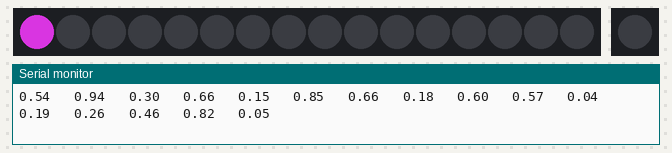
The program below on a simulated Arduino Uno, built with avr-gcc and run on an emulated ATmega328P. Shown: 16 RGB LEDs in strip order, left to right, 1 RGB LEDs in strip order, left to right, the last lines printed to the serial monitor. Dim RGB values are drawn brighter than linear; random numbers use the default seed unless the program sets one; EEPROM starts erased.

Above: at 0.15 s.
At 4.36 s:
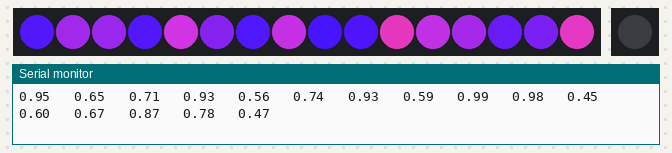
At 8.56 s:
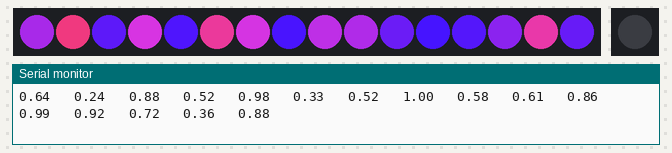
At 14.87 s:
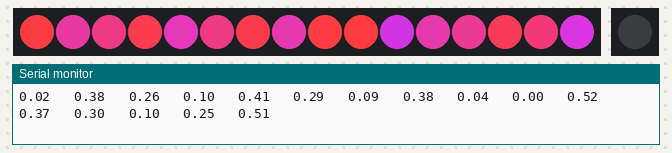
At 21.48 s:
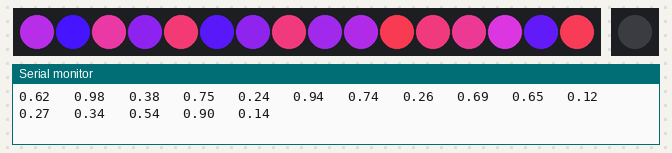
At 39.79 s:
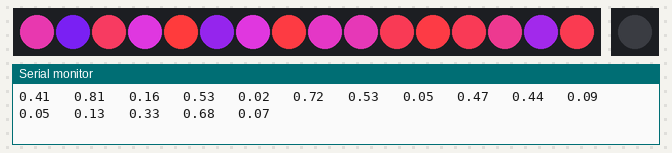

The program:

main.cpp
```cpp
#include <EEPROM.h>
#include <FastLED.h>

#define CORRECTION TypicalLEDStrip
#define LED_PIN 12
#define BACKLED_PIN 8
#define NUM_LEDS 16
#define NUM_BACKLEDS 1
#define BRIGHTNESS 255
#define LED_TYPE WS2811
#define COLOR_ORDER GRB

CRGB leds[NUM_LEDS];
CRGB backled[1];

// CRGB backledcolor = 0x601040;
CRGB backledcolor = 0x000000;
CRGB color = 0x601040;
CRGB starpurple = CRGB(70, 20, 255);
CRGB starpink = CRGB(255, 60, 60);
CRGB starwhite = CRGB(255, 255, 255);

CHSV hsvcolor = CHSV(0, 255, 255);

uint8_t memory = 0;
int address = 0;

int fadeindex = 0;
bool direction = 1;

int offsets[NUM_LEDS];
bool directions[NUM_LEDS];
int fadeindices[NUM_LEDS];

void setup()
{
  Serial.begin(115200);
  for (int j = 0; j < NUM_LEDS; j++)
  {
    directions[j] = 1;
    offsets[j] = random8();
    Serial.println(offsets[j]);
    fadeindices[j] = random8();
  }

  // Change a setting every time it is turned on.
  memory = EEPROM.read(address);
  memory++;
  if (memory == 2)
  {
    memory = 0;
  }
  EEPROM.write(address, memory);
  if (memory == 0)
  {
    color = 0xFF0000;
  }
  if (memory == 1)
  {
    color = 0x0000FF;
  }

  // Set up LEDs
  FastLED.addLeds<LED_TYPE, LED_PIN, COLOR_ORDER>(leds, NUM_LEDS)
      .setCorrection(CORRECTION);
  FastLED.setBrightness(BRIGHTNESS);
  FastLED.clear();
  FastLED.show();

  FastLED.addLeds<LED_TYPE, BACKLED_PIN, COLOR_ORDER>(backled, NUM_BACKLEDS)
      .setCorrection(CORRECTION);
  FastLED.setBrightness(BRIGHTNESS);
  FastLED.clear();

  backled[0] = backledcolor;

  FastLED.show();
}

int index = 0;
void loop()
{
  /*
// Turn on each separately white for one second
  index++;
    if (index == NUM_LEDS)
    {
      index = 0;
    };
    leds[index] = CRGB(255, 255, 255);
    FastLED.show();
    FastLED.delay(1000);
    leds[index] = CRGB(0, 0, 0);
    FastLED.show();
  */

  /*
    // Cycle all through wheel
    index++;
    if (index == 255)
    {
      index = 0;
    };
    hsvcolor = CHSV(index, 255, 255);
    fill_solid(leds, NUM_LEDS, hsvcolor);
    FastLED.delay(20);
  */

  /*
    // Each powerup use different color
    fill_solid(leds, NUM_LEDS, color);
    FastLED.delay(1000);
    */

  /* Test single colour
    fill_solid(leds, NUM_LEDS, starwhite);
    FastLED.delay(1000);
    */
  for (int j = 0; j < NUM_LEDS; j++)
  {
    if (directions[j] == 1)
    {
      fadeindices[j]++;
    }
    if (directions[j] == 0)
    {
      fadeindices[j]--;
    }
    if (fadeindices[j] == 256)
    {
      directions[j] = !directions[j];
      fadeindices[j] = 255;
    };
    if (fadeindices[j] == -1)
    {
      directions[j] = !directions[j];
      fadeindices[j] = 0;
    };
    float alpha = ((float)((fadeindices[j]) % 256)) / 255.0;
    float omalpha = 1.0 - alpha;
    Serial.print(alpha);
    Serial.print("   ");

    leds[j] = CRGB(alpha * starpurple.red + omalpha * starpink.red,
                   alpha * starpurple.green + omalpha * starpink.green,
                   alpha * starpurple.blue + omalpha * starpink.blue);
    FastLED.delay(1);
  }
  Serial.println();
}
```
